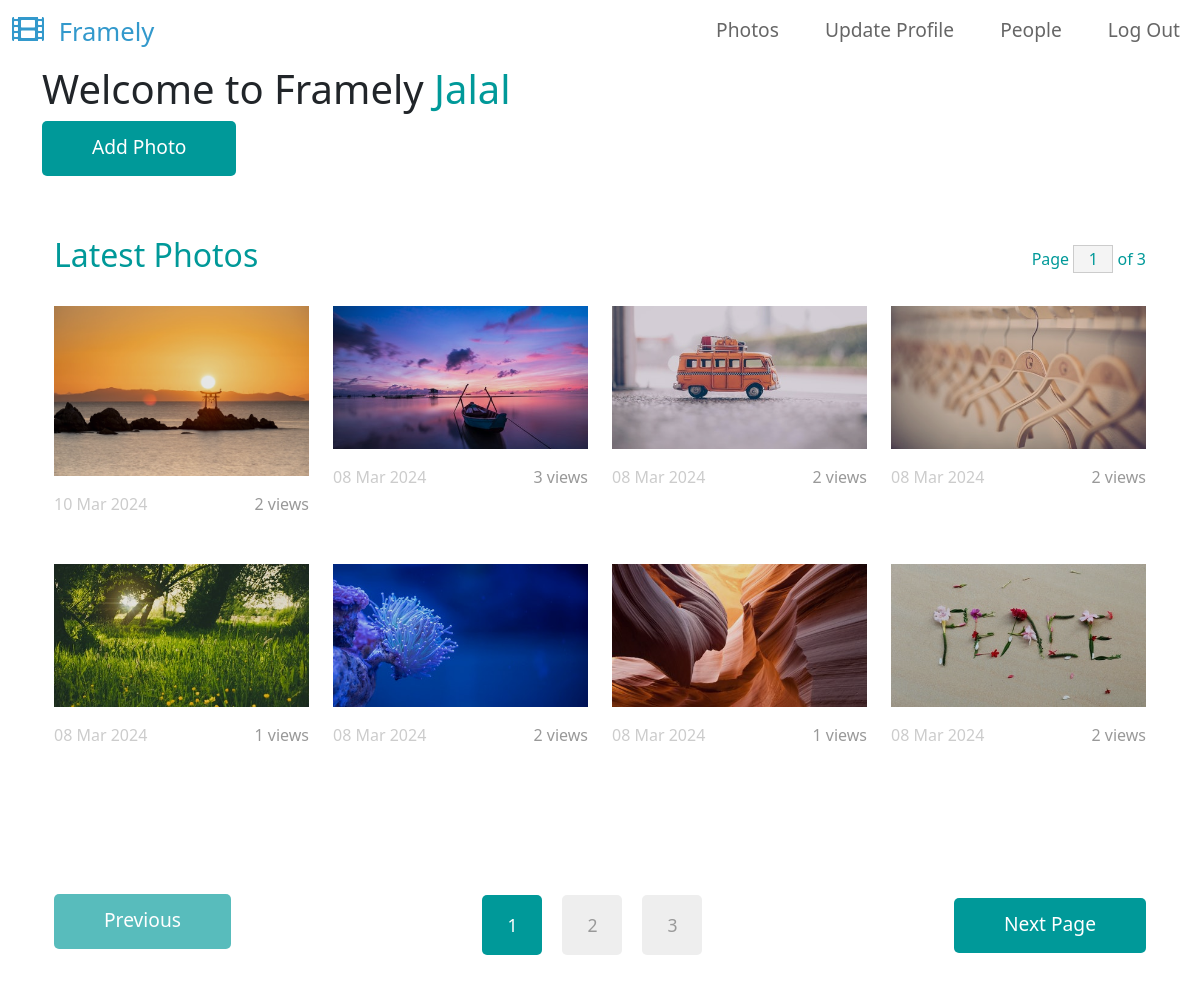
Screenshot of / (signed in) with the database file from the repository.
### base/models.py (models this page shows, shortened)
class Photo(models.Model):
    user = models.ForeignKey(
        settings.AUTH_USER_MODEL, on_delete=models.CASCADE, null=True, blank=True
    )
    short_title = models.CharField(max_length=15)
    slug = models.SlugField(blank=True)
    image = models.ImageField(max_length=200)
    created = models.DateField(auto_now_add=True)
    views = models.ManyToManyField(
        settings.AUTH_USER_MODEL,
        related_name="photos_viewed",
    )
    class Meta:
        ordering = ["-created", "-id"]

### base/views.py (the view)
# urls.py: path("", views.HomeView.as_view(), name="home"),
class HomeView(View, PaginatePhotoModelMixin):
    template_name = "home.html"
    photo_list = Photo.objects.all()
    def get(self, request):
        page = request.GET.get("page") or 1
        return render(
            request, self.template_name, context=self.get_context_data(page=page)
        )

### base/mixins.py (called while the page is built)
    def get_context_data(self, page, per_page=8, queryset=Photo.objects.all()):
        paginator = Paginator(queryset, per_page)
        num_pages = paginator.num_pages
        page_range = paginator.page_range
        if int(page) not in page_range:
            page = num_pages
        current_page = paginator.get_page(page)
        context = {
            "current_page": current_page,
            "page_num": int(page),
            "num_pages": num_pages,
            "page_range": page_range,
            "current_page": current_page,
        }
        return context

### templates/home.html (shortened to what this page needs)
{% extends 'base.html' %}
{% block content %}
    <h1>Welcome to Framely
        <span class="tm-text-primary">
        {% if request.user.is_authenticated %}
            {{user.username}}
        {% else %}
            Anonymous
        {% endif %}
        </span>
    </h1>
    <a href="{% url 'create-photo' %}" class="btn btn-primary tm-btn">Add Photo</a>
    <div class="container-fluid tm-container-content tm-mt-60">
        {% include "photo_list_component.html" %}
    </div>
{% endblock %}

### templates/photo_list_component.html (shortened to what this page needs)
    <div class="row mb-4">
        <h2 class="col-6 tm-text-primary">
            {% if heading_txt %}
                {{heading_txt}}
            {% else %}
            Latest Photos
            {% endif %}
        </h2>
        <div class="col-6 d-flex justify-content-end align-items-center">
            <form action="" class="tm-text-primary">
                Page <input name="page" type="text" value="{{page_num}}" size="1" class="tm-input-paging tm-text-primary"> of {{num_pages}}
            </form>
        </div>
    </div>
    <div class="row tm-mb-90 tm-gallery">
        {% for photo in current_page %}
        <div class="col-xl-3 col-lg-4 col-md-6 col-sm-6 col-12 mb-5">
            <figure class="effect-ming tm-video-item">
                <img src="{{photo.image.url}}" alt="Image" class="img-fluid">
                <figcaption class="d-flex align-items-center justify-content-center">
                </figcaption>
            </figure>
            <div class="d-flex justify-content-between tm-text-gray">
                <span class="tm-text-gray-light">{{ photo.created|date:"d M Y" }}</span>
                <span>{{photo.views.count}} views</span>
            </div>
        </div>
        {% endfor %}
    </div>
    <div class="row tm-mb-90">
        <div class="col-12 d-flex justify-content-between align-items-center tm-paging-col">
            {% if current_page.has_previous %}
                <a href="{% url 'home' %}?page={{current_page.previous_page_number}}" class="btn btn-primary tm-btn-prev mb-2">Previous</a>
            {% else %}
                <a href="javascript:void(0);" class="btn btn-primary tm-btn-prev mb-2 disabled">Previous</a>
            {% endif %}
            <div class="tm-paging d-flex">
                {% for i in page_range %}
                    <a href="{% url 'home' %}?page={{i}}" class="{% if i == page_num %}active{% endif %} tm-paging-link">{{i}}</a>
                {% endfor %}
            </div>
            {% if current_page.has_next %}
                <a href="{% url 'home' %}?page={{current_page.next_page_number}}" class="btn btn-primary tm-btn-next">Next Page</a>
            {% else %}
                <a href="javascript:void(0);" class="btn btn-primary tm-btn-next disabled">Next Page</a>
            {% endif %}
        </div>
    </div>

### static/css/templatemo-style.css (style rules this page uses)
a { text-decoration: none; transition: all 0.3s ease; }
.container-fluid { max-width: 1770px; }
.btn { border-radius: 0; }
.btn-primary { background-color: #009999; border: 0; border-radius: 5px; padding: 12px 50px 14px; font-size: 1.2rem; }
.btn-primary.disabled, .btn-primary:disabled { background-color: #009999; pointer-events: all; cursor: not-allowed; }
.tm-mt-60 { margin-top: 60px; }
.tm-mb-90 { margin-bottom: 90px; }
.tm-text-primary { color: #009999; }
.tm-input-paging { width: 40px; border-radius: 0; border: 1px solid #CCCCCC; background: #f4f4f4; text-align: center; }
p, .tm-text-gray { color: #999; }
.tm-text-gray-light { color: #CCC; }
.tm-video-item { position: relative; overflow: hidden; text-align: center; cursor: pointer; }
.tm-video-item img { position: relative; display: block; min-height: 100%; max-width: 100%; opacity: 0.8; }
.tm-video-item figcaption { padding: 2em; color: #fff; text-transform: uppercase; font-size: 1.25em; -webkit-backface-visibility: hidden; backface-visibility: hidden; }
.tm-video-item figcaption::before, .tm-video-item figcaption::after { pointer-events: none; }
.tm-video-item figcaption, .tm-video-item figcaption > a { position: absolute; top: 0; left: 0; width: 100%; height: 100%; }
.tm-paging-link { display: flex; justify-content: center; align-items: center; width: 60px; height: 60px; font-size: 1.1rem; color: #999; background-color: #EEEEEE; margin: 10px; border-radius: 5px; text-decoration: none; transition: all 0.3s ease; }
.tm-paging-link:hover, .tm-paging-link.active { background-color: #009999; color: #fff; }
figure.effect-ming { background: #030c17; }
figure.effect-ming img { opacity: 0.9; -webkit-transition: opacity 0.35s; transition: opacity 0.35s; }
figure.effect-ming figcaption::before { position: absolute; top: 30px; right: 30px; bottom: 30px; left: 30px; border: 2px solid #fff; box-shadow: 0 0 0 30px rgba(255,255,255,0.2); content: ''; opacity: 0; -webkit-transition: opacity 0.35s, -webkit-transform 0.35s; transition: opacity 0.35s, transform 0.35s; -webkit-transform: scale3d(1.4,1.4,1); transform: scale3d(1.4,1.4,1); }

### rows the page displays
Photo: image (picture), created "10 Mar 2024", views.count "2"
Photo: image (picture), created "08 Mar 2024", views.count "3"
Photo: image (picture), created "08 Mar 2024", views.count "2"
Photo: image (picture), created "08 Mar 2024", views.count "2"
Photo: image (picture), created "08 Mar 2024", views.count "1"
Photo: image (picture), created "08 Mar 2024", views.count "2"
Photo: image (picture), created "08 Mar 2024", views.count "1"
Photo: image (picture), created "08 Mar 2024", views.count "2"

### other values shown
{{ user.username }} "Jalal"
{{ num_pages }} "3"
{{ i }} "1" "2" "3"
